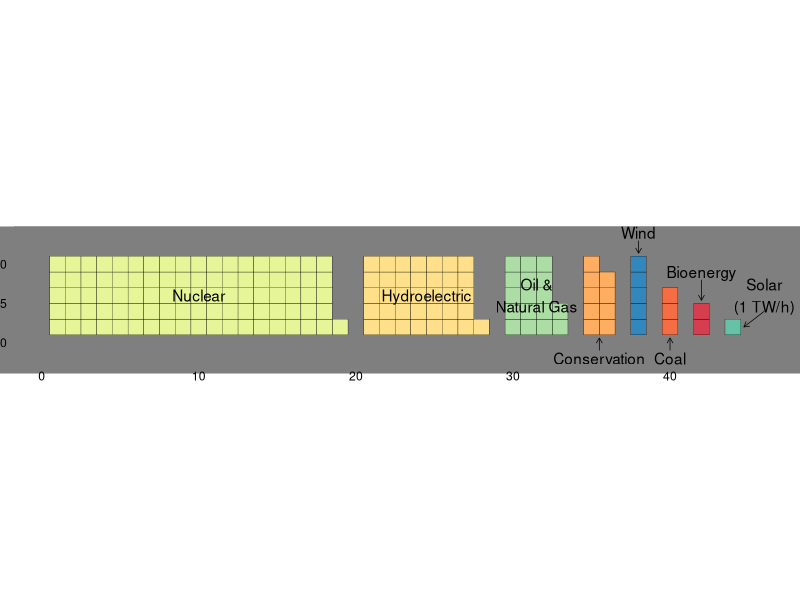

R code for this plot:
library(grid)
library(ggplot2)
library(data.table, warn.conflict = FALSE)
library(dplyr, warn.conflict = FALSE)

into.tiles <- function(df, row.size = 10) {
    coords <- expand.grid(x = df$xoffset + df$rows + 1,
                          y = 1:(df$remainder))
    
    if (df$rows != 0) {
        x = seq(1 + df$xoffset, length.out = df$rows)
        print(x)
        filled <- expand.grid(x = x,
                              y = 1:row.size)
        if (df$remainder == 0) {
            coords <- filled
        } else {
            coords <- rbind(coords, filled)
        }
    }
    
    coords$kind <- df$kind
    coords
}

ROW.SIZE <- 5

energy.raw <- data.frame(
    kind = c("Conservation", "Oil &\nNatural Gas", "Solar\n(1 TW/h)", "Bioenergy",
             "Wind", "Hydroelectric", "Nuclear", "Coal"),
    production = c(8.6, 16.6, 1.0, 2.0, 5.4, 35.5, 90.8, 3.0)
)

energy <- energy.raw %>%
    mutate(production = as.integer(round(production)),
           rows = production %/% ROW.SIZE,
           remainder = production %% ROW.SIZE) %>%
    arrange(desc(rows), desc(remainder)) %>%
    mutate(spacing = 1 + ifelse(remainder == 0, 0, 1),
           xoffset = lag(cumsum(rows + spacing)),
           xoffset = ifelse(is.na(xoffset), 0, xoffset))

ex <- rbindlist(lapply(1:nrow(energy), function(r) {
    into.tiles(energy[r,], 5)
}))

labels <- data.frame(
    kind = energy$kind,
    x = c(10, 24.5, 31.5, 35.5, 38, 40, 42, 46),
    y = c(3, 3, 3, -1, 7, -1, 4.5, 3)
)

arrows <- data.frame(
    x = c(35.5, 38, 40, 42, 44.7),
    xend = c(35.5, 38, 40, 42, 46),
    y = c(0.3, 5.7, 0.3, 2.7, 1),
    yend = c(-0.5, 6.5, -0.5, 4, 2)
)

ggplot() +
    geom_tile(aes(x = x, y = y, fill = kind), data = ex,
              width = 1, height = 1, colour = "black") +
    scale_fill_brewer(palette = "Spectral") +
    coord_equal() +
    # These are the labels for the different kinds of power, as
    # defined above.
    geom_text(aes(x = x, y = y, label = kind), data = labels) +
    # These are the arrows to the last few labels. They are
    # defined in a data frame above.
    geom_segment(aes(x = x, xend = xend, y = y, yend = yend),
                 data = arrows, linetype = 1, size = 0.25,
                 arrow = arrow(ends = "first",
                               length = unit(0.3, "line"))) +
    theme(panel.background = element_rect(fill = "gray50", colour = NA),
          plot.background = element_rect(fill = "gray50", colour = NA),
          # Remove titles, ticks, gridlines, and borders.
          axis.text = element_text(colour = "black"),
          axis.title = element_blank(),
          axis.ticks = element_blank(),
          panel.grid = element_blank(),
          panel.border = element_blank(),
          # Move the legend somewhere nice.
          legend.position = "none",
          # Set margins so that the graphic fills the whole space.
          plot.margin = unit(c(0, 0, -0.5, -0.5), "line")
    )
